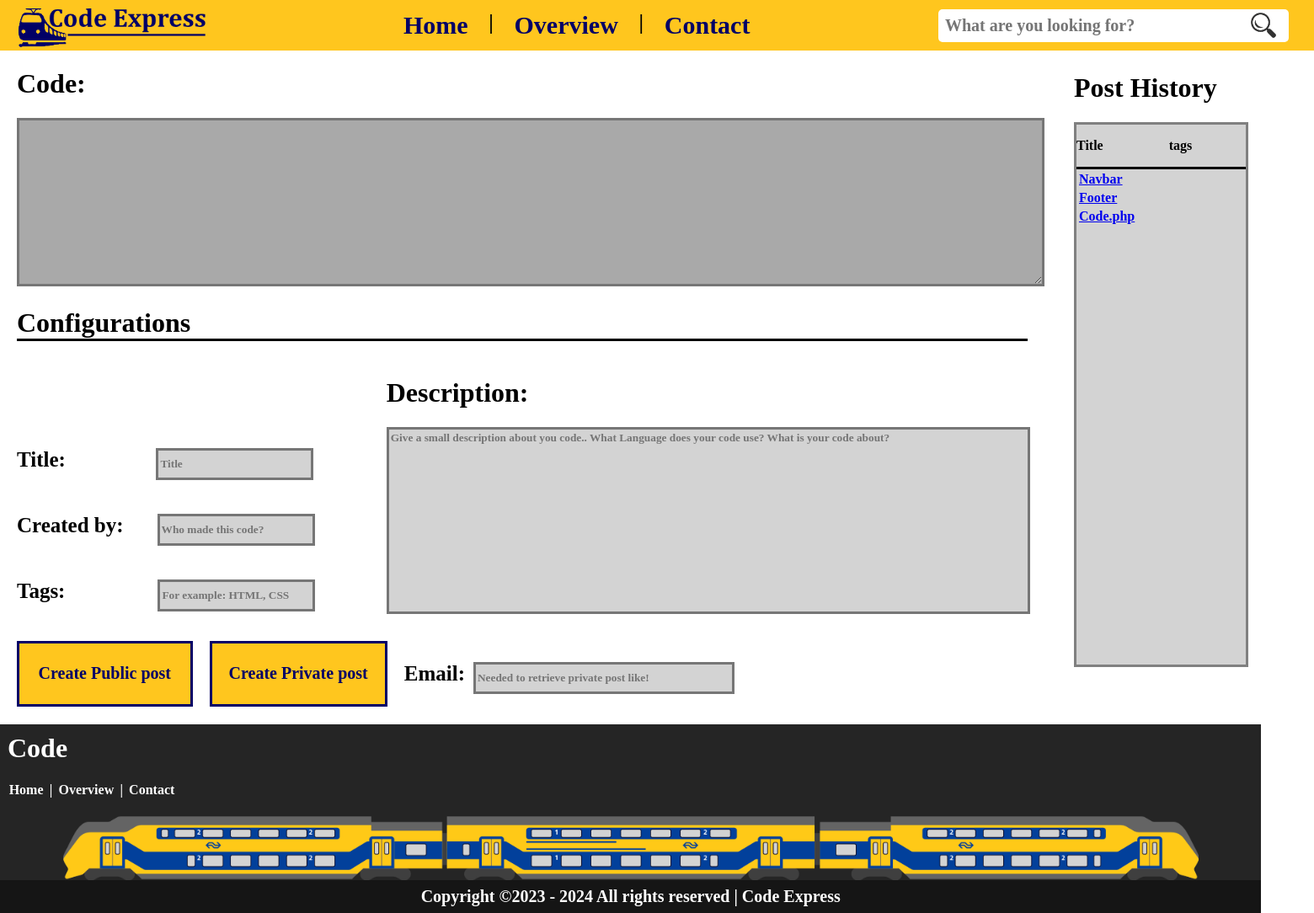
/page/index.php, run on the app's committed database.
### tables this page shows
CREATE TABLE `configuration` (
  `id` int(11) NOT NULL,
  `code` longtext NOT NULL,
  `title` varchar(255) NOT NULL,
  `date` date DEFAULT NULL,
  `description` text DEFAULT NULL,
  `creator` varchar(255) DEFAULT NULL,
  `email` varchar(255) DEFAULT NULL,
  `tags` varchar(255) DEFAULT NULL
);

### page/index.php (the view, shortened to what this page needs)
<?php
require_once "../include/insert-post.php";
?>
<!DOCTYPE html>
<html>
<head>
    <link rel="stylesheet" href="https://codemirror.net/theme/dracula.css">
    <link rel="stylesheet" href="https://cdnjs.cloudflare.com/ajax/libs/codemirror/5.62.0/codemirror.min.css" />
    <link rel="stylesheet" href="https://cdnjs.cloudflare.com/ajax/libs/codemirror/5.62.0/theme/darcula.min.css" />
</head>
<body>
    <div class="item">
        <?php include "../include/navbar.php" ?>
    </div>
    <div class="grid-container">
        <div class="item1">
            <form method="post" action="../page/index.php">
                <h1 class="config-code">Code:</h1>
                <textarea cols="80" rows="10" id="code" type="text" name="code" mode="text/html"></textarea>
                <h1 class="config">Configurations</h1>
        </div>
        <div class="item2">
            <div class="configurations">
                <p class="config-title">Title:</p>
                <input type="text" id="title" name="title" placeholder="Title" required>
            </div>
            <div class="configurations">
                <p class="config-created">Created by:</p>
                <input type="text" id="created" name="creator" placeholder="Who made this code?" required>
            </div>
            <div class="configurations">
                <p class="config-tags">Tags:</p>
                <input type="tags" id="tags" name="tags" placeholder="For example: HTML, CSS" required>
            </div>
        </div>
        <div class="item3-text">
            <h1 class="config-desc">Description:</h1>
        </div>
        <div class="item3">
            <textarea cols="80" rows="10" id="desc" type="text" name="description" placeholder="Give a small description about you code.. What Language does your code use? What is your code about?"></textarea>
        </div>
        <div class="item4">
            <div class="right-container">
                <h1>Post History</h1>
                <div class="right-container-content">
                    <div class="line">
                        <div class="flex-direction-row-height">
                            <p class="margin-righter">Title</p>
                            <p>tags</p>
                        </div>
                    </div>
                    <div class="table-container">
                        <table>
                            <?php
                            $sql = "SELECT * FROM configuration";
                            $result = $pdo->query($sql);
                            if ($result->rowCount() > 0) {
                                while ($row = $result->fetch()) {
                                    echo "<tr>";
                                    echo "<td><a class='margin-right' href='../page/code.php?id=" . $row['id'] . "'>" . $row["title"] . "</a></td>";
                                    echo "<td>" . $row["tags"] . "</td>";
                                    echo "</tr>";
                                }
                            } else {
                                echo "<tr><td colspan='2'>No results found</td></tr>";
                            }
                            ?>
                        </table>
                    </div>
                </div>
            </div>
        </div>
        <div class="item5">
            <input type="submit" id="submit-public" name="submit-public" href="code.php" value="Create Public post">
                <div class="private-post-form">
            <input type="submit" id="submit-private" name="submit-private" value="Create Private post">
            <div class="configurations">
                <p class="config-email">Email:</p>
                <input type="email" id="email" name="email" placeholder="Needed to retrieve private post like!">
            </div>
        </div>
        </div>
        <div class="item7">
            <?php include "../include/footer.php" ?>
        </div>
</body>
</html>

### data on the page
configuration: title "Navbar"
configuration: title "Footer"
configuration: title "Code.php"
